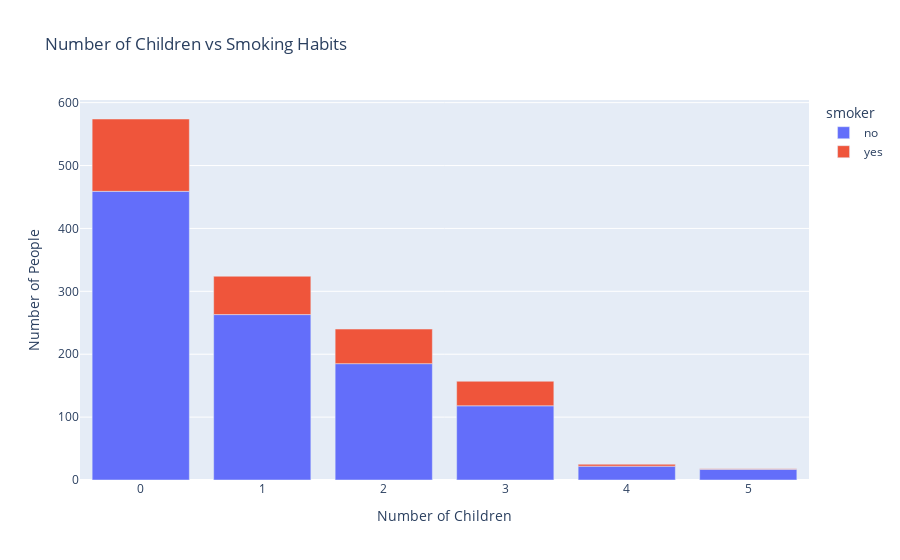

The cell this chart's notebook holds for it:
### Code cell
import pandas as pd
import plotly.express as px

# Sample dataframe
# Assuming you've already loaded your dataframe and it's named "med"

# Compute frequency distribution
freq_dist = med.groupby(['children', 'smoker']).size().reset_index(name='count')

# Generate bar plot
fig = px.bar(freq_dist, x='children', y='count', color='smoker', title='Number of Children vs Smoking Habits', labels={'children': 'Number of Children', 'count': 'Number of People'})

fig.show()

### Figure 1 — Plotly figure (JSON) as saved in the notebook; plotly's stock layout.template omitted (floating-point values rounded to 4 significant figures)
{"data": [{"alignmentgroup": "True", "hovertemplate": "smoker=no<br>Number of Children=%{x}<br>Number of People=%{y}<extra></extra>", "legendgroup": "no", "marker": {"color": "#636efa", "pattern": {"shape": ""}}, "name": "no", "offsetgroup": "no", "orientation": "v", "showlegend": true, "textposition": "auto", "type": "bar", "x": [0, 1, 2, 3, 4, 5], "xaxis": "x", "y": [459, 263, 185, 118, 22, 17], "yaxis": "y"}, {"alignmentgroup": "True", "hovertemplate": "smoker=yes<br>Number of Children=%{x}<br>Number of People=%{y}<extra></extra>", "legendgroup": "yes", "marker": {"color": "#EF553B", "pattern": {"shape": ""}}, "name": "yes", "offsetgroup": "yes", "orientation": "v", "showlegend": true, "textposition": "auto", "type": "bar", "x": [0, 1, 2, 3, 4, 5], "xaxis": "x", "y": [115, 61, 55, 39, 3, 1], "yaxis": "y"}], "layout": {"barmode": "relative", "legend": {"title": {"text": "smoker"}, "tracegroupgap": 0}, "title": {"text": "Number of Children vs Smoking Habits"}, "xaxis": {"anchor": "y", "domain": [0, 1], "title": {"text": "Number of Children"}}, "yaxis": {"anchor": "x", "domain": [0, 1], "title": {"text": "Number of People"}}}}
